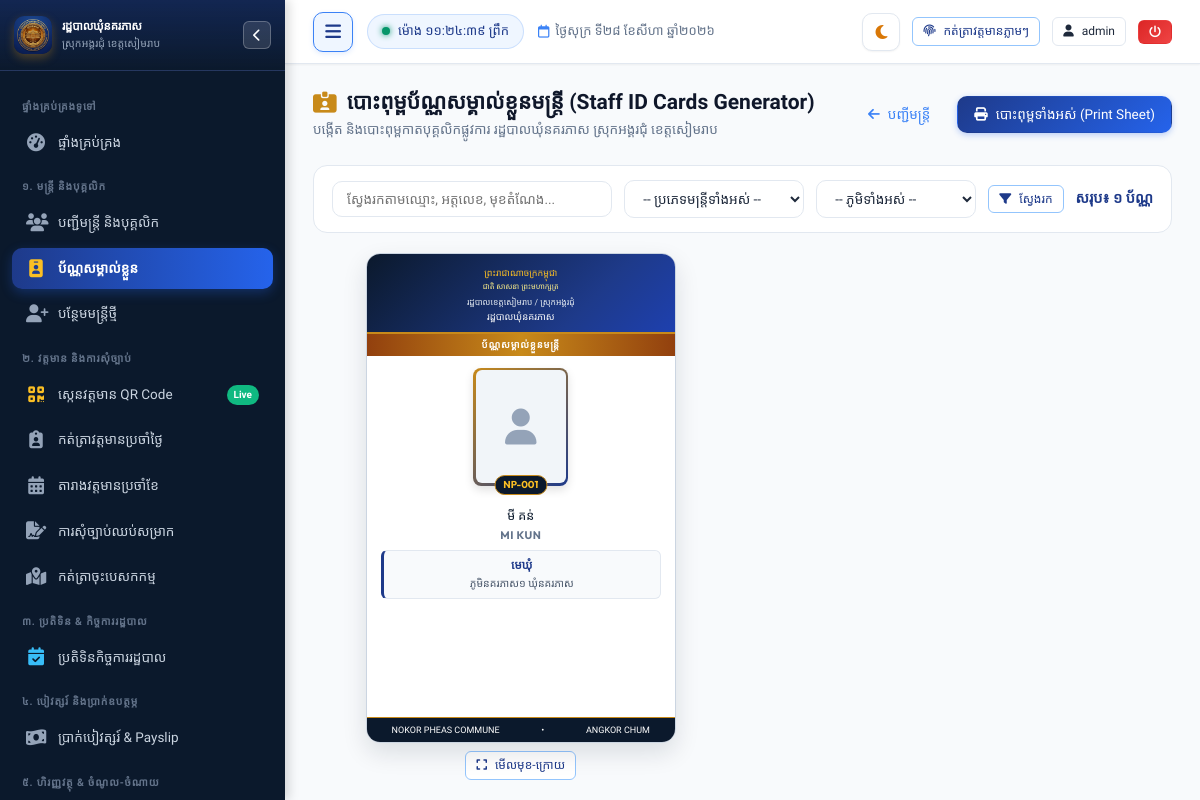
/staff/id-cards (signed in), run on the app's committed database.
### tables this page shows
CREATE TABLE staff (
        id INTEGER PRIMARY KEY AUTOINCREMENT,
        officer_code TEXT UNIQUE NOT NULL,
        name_kh TEXT NOT NULL,
        name_en TEXT NOT NULL,
        gender TEXT NOT NULL, -- 'ប្រុស', 'ស្រី'
        dob TEXT NOT NULL,
        national_id TEXT,
        phone TEXT,
        email TEXT,
        village TEXT NOT NULL,
        commune TEXT DEFAULT 'នគរភាស',
        district TEXT DEFAULT 'វ៉ារិន',
        province TEXT DEFAULT 'សៀមរាប',
        address TEXT,
        category TEXT NOT NULL, -- 'council', 'clerk', 'contract', 'village'
        position_title_kh TEXT NOT NULL,
        position_title_en TEXT,
        cadre_level TEXT, -- កម្រិតក្របខណ្ឌ
        appointment_date TEXT,
        contract_end_date TEXT,
        base_salary REAL DEFAULT 0,
        position_allowance REAL DEFAULT 0,
        family_allowance REAL DEFAULT 0,
        education_level TEXT,
        photo TEXT,
        status TEXT DEFAULT 'active', -- 'active', 'resigned', 'retired', 'suspended'
        emergency_contact TEXT,
        notes TEXT,
        created_at TIMESTAMP DEFAULT CURRENT_TIMESTAMP,
        updated_at TIMESTAMP DEFAULT CURRENT_TIMESTAMP
    );

### app.py (the view)
@app.route("/staff/id-cards")
@login_required
def staff_id_cards_batch():
    category = request.args.get("category", "")
    village = request.args.get("village", "")
    search = request.args.get("search", "").strip()
    conn = get_db()
    cursor = conn.cursor()
    query = "SELECT * FROM staff WHERE status = 'active'"
    params = []
    if category:
        query += " AND category = ?"
        params.append(category)
    if village:
        query += " AND village = ?"
        params.append(village)
    if search:
        query += " AND (name_kh LIKE ? OR name_en LIKE ? OR officer_code LIKE ? OR position_title_kh LIKE ?)"
        term = f"%{search}%"
        params.extend([term, term, term, term])
    query += " ORDER BY CASE category WHEN 'council' THEN 1 WHEN 'clerk' THEN 2 WHEN 'contract' THEN 3 ELSE 4 END, id"
    cursor.execute(query, params)
    staff_list = cursor.fetchall()
    cursor.execute("SELECT village_name_kh FROM villages ORDER BY id")
    village_list = [r[0] for r in cursor.fetchall()]
    conn.close()
    expiry_year = date.today().year + 5
    expiry_date_kh = f"៣១ ធ្នូ {to_khmer_num(expiry_year)}"
    staff_cards = []
    for s in staff_list:
        payload = f"NP-STAFF:{s['officer_code']}|{s['name_kh']}|{s['position_title_kh']}|ឃុំនគរភាស ស្រុកអង្គរជុំ"
        qr_b64 = generate_qr_base64(payload)
        staff_cards.append({
            "staff": s,
            "qr_code": qr_b64,
            "expiry_date_kh": expiry_date_kh
        })
    return render_template(
        "staff/id_cards_batch.html",
        staff_cards=staff_cards,
        categories=STAFF_CATEGORIES,
        village_list=village_list,
        selected_category=category,
        selected_village=village,
        search=search,
        total_count=len(staff_cards)
    )

### app.py (called while the page is built, shortened)
@app.teardown_appcontext
def teardown_db(exception=None):
    close_db_connection(exception)

@app.after_request
def add_cache_headers(response):
    if request.path.startswith('/static/css') or request.path.startswith('/static/js'):
        response.headers['Cache-Control'] = 'no-cache, must-revalidate'
    elif request.path.startswith('/static') or request.path == '/favicon.ico':
        response.headers['Cache-Control'] = 'public, max-age=86400'
    return response

@app.before_request
def ensure_database_ready():
    if request.path.startswith('/static') or request.path == '/favicon.ico':
        return

@app.template_filter("kh_num")
def kh_num_filter(val):
    return to_khmer_num(val)

### database.py (called while the page is built, shortened)
def _raw_create_connection():
    conn = sqlite3.connect(DB_PATH)
    conn.row_factory = sqlite3.Row
    conn.execute("PRAGMA foreign_keys = ON")
    conn.execute("PRAGMA journal_mode = WAL")
    conn.execute("PRAGMA synchronous = NORMAL")
    conn.execute("PRAGMA cache_size = -64000")
    return SqliteConnectionWrapper(conn)

def get_db():
    global _DB_SCHEMA_INITIALIZED
    conn = None
    try:
        from flask import g, has_request_context
        if has_request_context():
            if not hasattr(g, 'db') or g.db is None:
                g.db = _raw_create_connection()
            conn = g.db
    except ImportError:
        pass
    if conn is None:
        conn = _raw_create_connection()
    if not _DB_SCHEMA_INITIALIZED:
        _DB_SCHEMA_INITIALIZED = True
        try:
            init_db(conn)
        except Exception as e:
            print(f"[Auto Schema Init Notice] {e}")
    return conn

def close_db_connection(e=None):
    try:
        from flask import g, has_request_context
        if has_request_context():
            db = getattr(g, 'db', None)
            if db is not None:
                g.db = None
                db._real_close()
    except ImportError:
        pass

    def cursor(self):
        return self._conn.cursor()

    def close(self):
        try:
            from flask import g, has_request_context
            if has_request_context() and getattr(g, 'db', None) is self:
                return
        except ImportError:
            pass
        self._real_close()

### templates/staff/id_cards_batch.html (shortened to what this page needs)
{% extends "base.html" %}
{% block content %}
<div class="batch-cards-wrapper">
  <div class="page-header">
    <div class="page-header-title">
      <h1>
        <i class="fa-solid fa-id-card-clip text-gold"></i>
        <span>បោះពុម្ពប័ណ្ណសម្គាល់ខ្លួនមន្ត្រី (Staff ID Cards Generator)</span>
      </h1>
      <p>បង្កើត និងបោះពុម្ពកាតបុគ្គលិកផ្លូវការ រដ្ឋបាលឃុំនគរភាស ស្រុកអង្គរជុំ ខេត្តសៀមរាប</p>
    </div>
    <div class="page-actions">
      <a href="{{ url_for('staff_list') }}" class="btn btn-outline-secondary">
        <i class="fa-solid fa-arrow-left"></i> បញ្ជីមន្ត្រី
      </a>
      <button onclick="window.print()" class="btn btn-primary">
        <i class="fa-solid fa-print"></i> បោះពុម្ពទាំងអស់ (Print Sheet)
      </button>
    </div>
  </div>
  <div class="filter-toolbar">
    <form method="GET" action="{{ url_for('staff_id_cards_batch') }}" style="display: flex; gap: 12px; align-items: center; flex-wrap: wrap; width: 100%;">
      <div style="flex: 1; min-width: 200px;">
        <input type="text" name="search" value="{{ search }}" class="form-control" placeholder="ស្វែងរកតាមឈ្មោះ, អត្តលេខ, មុខតំណែង...">
      </div>
      <div style="width: 180px;">
        <select name="category" class="form-select" onchange="this.form.submit()">
          <option value="">-- ប្រភេទមន្ត្រីទាំងអស់ --</option>
        </select>
      </div>
      <div style="width: 160px;">
        <select name="village" class="form-select" onchange="this.form.submit()">
          <option value="">-- ភូមិទាំងអស់ --</option>
        </select>
      </div>
      <button type="submit" class="btn btn-outline-primary btn-sm">
        <i class="fa-solid fa-filter"></i> ស្វែងរក
      </button>
      <div style="margin-left: auto; font-weight: 600; color: var(--primary);">
        សរុប៖ <strong>{{ total_count | kh_num }}</strong> ប័ណ្ណ
      </div>
    </form>
  </div>
  <div class="batch-card-grid">
    {% for item in staff_cards %}
    {% set s = item.staff %}
    <div class="card-item-wrapper">
      <div class="id-card-box">
        <div class="id-card-front-header">
          <div class="header-nation">ព្រះរាជាណាចក្រកម្ពុជា</div>
          <div class="header-motto">ជាតិ សាសនា ព្រះមហាក្សត្រ</div>
          <div class="header-admin">រដ្ឋបាលខេត្តសៀមរាប / ស្រុកអង្គរជុំ</div>
          <div class="header-commune">រដ្ឋបាលឃុំនគរភាស</div>
        </div>
        <div class="id-card-title-ribbon">
          ប័ណ្ណសម្គាល់ខ្លួនមន្ត្រី
        </div>
        <div class="id-card-body">
          <div class="id-card-photo-wrapper">
            {% if s.photo %}
            <img src="{{ s.photo | photo_url }}" alt="{{ s.name_kh }}" class="id-card-photo" onerror="this.style.display='none'; this.nextElementSibling.style.display='flex';">
            <div class="id-card-photo-placeholder" style="display: none;">
              <i class="fa-solid fa-user"></i>
            </div>
            {% else %}
            <div class="id-card-photo-placeholder">
              <i class="fa-solid fa-user"></i>
            </div>
            {% endif %}
            <div class="id-card-code-pill">{{ s.officer_code }}</div>
          </div>
          <div class="id-card-name-kh">{{ s.name_kh }}</div>
          <div class="id-card-name-en">{{ s.name_en or s.name_kh }}</div>
          <div class="id-card-position-box">
            <div class="id-card-position-title">{{ s.position_title_kh }}</div>
            <div class="id-card-meta-text">ភូមិ{{ s.village }} ឃុំនគរភាស</div>
          </div>
        </div>
        <div class="id-card-footer-strip">
          <span>NOKOR PHEAS COMMUNE</span>
          <span>•</span>
          <span>ANGKOR CHUM</span>
        </div>
      </div>
      <div class="card-item-actions">
        <a href="{{ url_for('staff_id_card', staff_id=s.id) }}" target="_blank" class="btn btn-sm btn-outline-primary" title="មើលកាតមុខ-ក្រោយ">
          <i class="fa-solid fa-expand"></i> មើលមុខ-ក្រោយ
        </a>
      </div>
    </div>
    {% else %}
    <div style="grid-column: 1 / -1; padding: 50px; text-align: center; color: var(--text-muted);">
      <i class="fa-solid fa-id-card" style="font-size: 40px; color: #cbd5e1; margin-bottom: 12px;"></i>
      <p>មិនមានទិន្នន័យមន្ត្រីស្របតាមការស្វែងរកនេះទេ</p>
    </div>
    {% endfor %}
  </div>
</div>
{% endblock %}

### templates/staff/id_cards_batch.html (style rules this page uses)
.batch-cards-wrapper { width: 100%; }
.batch-card-grid { display: grid; grid-template-columns: repeat(auto-fill, minmax(320px, 1fr)); gap: 28px; margin-top: 20px; }
.id-card-box { width: 310px; height: 490px; border-radius: 14px; background: #ffffff; box-shadow: 0 10px 25px rgba(11, 25, 44, 0.12); position: relative; overflow: hidden; display: flex; flex-direction: column; border: 1.5px solid #cbd5e1; box-sizing: border-box; margin: 0 auto; }
.id-card-front-header { background: linear-gradient(135deg, #0b192c 0%, #1e3a8a 70%, #1e40af 100%); color: #ffffff; text-align: center; padding: 12px 10px 8px; position: relative; border-bottom: 2.5px solid #c88a1a; }
.id-card-front-header .header-nation { font-family: var(--font-moul); font-size: 9px; color: #fbbf24; margin-bottom: 1px; }
.id-card-front-header .header-motto { font-family: var(--font-moul); font-size: 7.5px; color: #fef08a; margin-bottom: 4px; }
.id-card-front-header .header-admin { font-size: 8.5px; color: #e2e8f0; line-height: 1.2; }
.id-card-front-header .header-commune { font-family: var(--font-moul); font-size: 9.5px; color: #ffffff; margin-top: 1px; }
.id-card-title-ribbon { background: linear-gradient(90deg, #92400e 0%, #c88a1a 50%, #92400e 100%); color: #ffffff; text-align: center; font-size: 9.5px; font-weight: 700; padding: 3.5px 0; text-transform: uppercase; letter-spacing: 0.8px; }
.id-card-body { padding: 12px 14px; display: flex; flex-direction: column; align-items: center; flex: 1; position: relative; }
.id-card-photo-wrapper { position: relative; width: 95px; height: 118px; border-radius: 8px; padding: 2.5px; background: linear-gradient(135deg, #c88a1a 0%, #1e3a8a 100%); box-shadow: 0 4px 10px rgba(0, 0, 0, 0.12); margin-bottom: 10px; }
.id-card-photo-placeholder { width: 100%; height: 100%; display: flex; align-items: center; justify-content: center; background: #f1f5f9; color: #94a3b8; font-size: 36px; border-radius: 6px; }
.id-card-code-pill { position: absolute; bottom: -9px; left: 50%; transform: translateX(-50%); background: #0b192c; color: #fbbf24; font-family: var(--font-latin); font-size: 10px; font-weight: 700; padding: 1px 8px; border-radius: 10px; border: 1px solid #c88a1a; white-space: nowrap; }
.id-card-name-kh { font-family: var(--font-moul); font-size: 12.5px; color: #0b192c; margin: 12px 0 2px; text-align: center; line-height: 1.35; }
.id-card-name-en { font-family: var(--font-latin); font-size: 11px; font-weight: 700; color: #64748b; text-transform: uppercase; margin-bottom: 6px; letter-spacing: 0.5px; text-align: center; }
.id-card-position-box { background: #f8fafc; border: 1px solid #e2e8f0; border-left: 3px solid #1e3a8a; padding: 5px 10px; border-radius: 6px; width: 100%; text-align: center; margin-bottom: 4px; }
.id-card-position-title { font-size: 11.5px; font-weight: 700; color: #1e3a8a; }
.id-card-meta-text { font-size: 10.5px; color: #475569; margin-top: 1px; }
.id-card-footer-strip { margin-top: auto; width: 100%; background: #0b192c; color: #ffffff; text-align: center; padding: 5px 4px; font-size: 9px; display: flex; justify-content: space-around; align-items: center; border-top: 1.5px solid #c88a1a; }
.card-item-wrapper { display: flex; flex-direction: column; align-items: center; gap: 8px; }
.card-item-actions { display: flex; gap: 8px; }

### data on the page
staff: officer_code "NP-001", name_kh "មី គន់", name_en "MI KUN", position_title_kh "មេឃុំ", village "នគរភាស១"

### other printed values
{{ today_khmer }} "ថ្ងៃសុក្រ ទី២៨ ខែសីហា ឆ្នាំ២០២៦"
{{ session.username }} "admin"
{{ total_count | kh_num }} "១"
